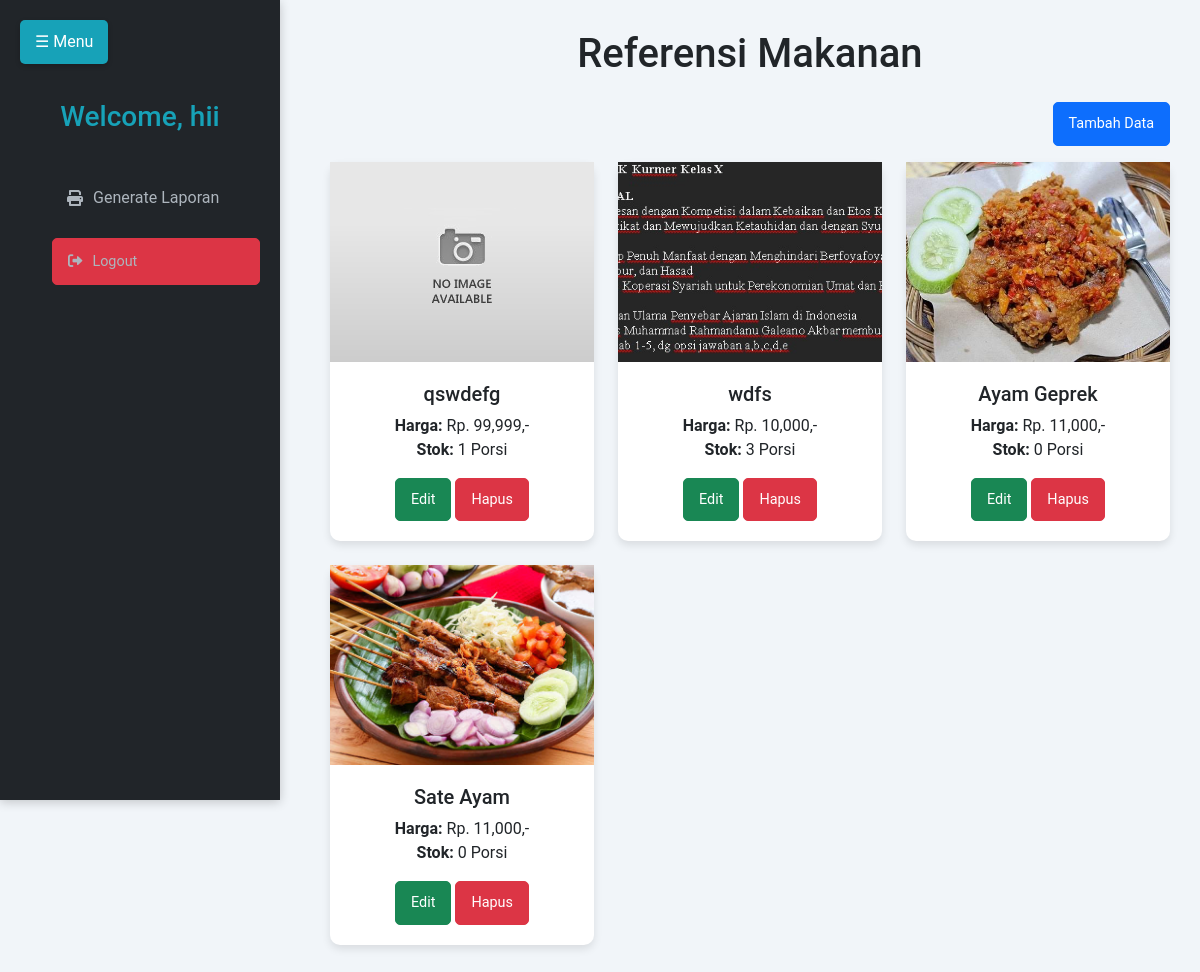
The page /entri_referensi.php (signed in) on the database its author committed.
### tables this page shows
CREATE TABLE `user` (
  `id_user` int(11) NOT NULL,
  `username` varchar(150) NOT NULL,
  `password` varchar(150) NOT NULL,
  `nama_user` varchar(150) NOT NULL,
  `id_level` int(11) NOT NULL,
  `status` varchar(150) NOT NULL
);

CREATE TABLE `masakan` (
  `id_masakan` int(11) NOT NULL,
  `nama_masakan` varchar(150) NOT NULL,
  `harga` varchar(150) NOT NULL,
  `stok` int(11) NOT NULL,
  `status_masakan` varchar(150) NOT NULL,
  `gambar_masakan` varchar(150) NOT NULL
);

### entri_referensi.php (the view, shortened to what this page needs)
<!DOCTYPE html>
<?php
include "connection/koneksi.php";
$id = $_SESSION['id_user'] ?? null;
if (isset($_SESSION['username'])) {
    $query = "SELECT * FROM user NATURAL JOIN level WHERE id_user = $id";
    $sql = mysqli_query($conn, $query);
    if ($sql && $user = mysqli_fetch_array($sql)) {
        $nama_user = $user['nama_user'];
?>
<html lang="en">
<head>
    <link href="https://cdn.jsdelivr.net/npm/bootstrap@5.3.1/dist/css/bootstrap.min.css" rel="stylesheet" />
    <link rel="stylesheet" href="https://cdnjs.cloudflare.com/ajax/libs/font-awesome/6.0.0/css/all.min.css">
</head>
<body>
    <button class="toggle-btn" onclick="toggleSidebar()">☰ Menu</button>
    <div class="sidebar" id="sidebar">
        <h3>Welcome, <?php echo htmlspecialchars($nama_user); ?></h3>
        <ul>
        <?php
        if ($user['id_level'] == 1) {
        ?>
            <a href="beranda.php"><i class="fas fa-home"></i> Beranda</a>
            <a href="entri_referensi.php"><i class="fas fa-utensils"></i> Entri Referensi</a>
            <a href="entri_order.php"><i class="fas fa-shopping-cart"></i> Entri Order</a>
            <a href="entri_transaksi.php"><i class="fas fa-money-bill"></i> Entri Transaksi</a>
            <a href="generate_laporan.php"><i class="fas fa-print"></i> Generate Laporan</a>
        <?php
        } elseif ($user['id_level'] == 2) {
        ?>
            <a href="beranda.php"><i class="fas fa-home"></i> Beranda</a>
            <a href="entri_order.php"><i class="fas fa-shopping-cart"></i> Entri Order</a>
            <a href="generate_laporan.php"><i class="fas fa-print"></i> Generate Laporan</a>
        <?php
        } elseif ($user['id_level'] == 3) {
        ?>
            <a href="entri_transaksi.php"><i class="fas fa-money-bill"></i> Entri Transaksi</a>
            <a href="generate_laporan.php"><i class="fas fa-print"></i> Generate Laporan</a>
        <?php
        } elseif ($user['id_level'] == 4) {
        ?>
            <a href="generate_laporan.php"><i class="fas fa-print"></i> Generate Laporan</a>
        <?php
        } elseif ($user['id_level'] == 5) {
        ?>
            <a href="entri_order.php"><i class="fas fa-shopping-cart"></i> Entri Order</a>
        <?php
        }
        ?>
        <a href="logout.php" class="btn btn-danger w-100 mt-3"><i class="fas fa-sign-out-alt"></i> Logout</a>
    </ul>
  </div>
    <div class="content">
        <h1 class="text-center mb-4">Referensi Makanan</h1>
        <div class="text-end mb-3">
            <a href="tambah_menu.php" class="btn btn-primary">Tambah Data</a>
        </div>
        <div class="row">
            <?php
            $query_data_makanan = "SELECT * FROM masakan ORDER BY id_masakan DESC";
            $sql_data_makanan = mysqli_query($conn, $query_data_makanan);
            while ($makanan = mysqli_fetch_array($sql_data_makanan)) {
                $id_masakan = $makanan['id_masakan'];
                $nama_masakan = $makanan['nama_masakan'];
                $gambar_masakan = $makanan['gambar_masakan'];
                $harga = $makanan['harga'];
                $stok = $makanan['stok'];
            ?>
            <div class="col-md-4 mb-4">
                <div class="card">
                    <img src="gambar/<?php echo htmlspecialchars($gambar_masakan); ?>" alt="<?php echo htmlspecialchars($nama_masakan); ?>">
                    <div class="card-body">
                        <h5 class="card-title"><?php echo htmlspecialchars($nama_masakan); ?></h5>
                        <p class="card-text">
                            <strong>Harga:</strong> Rp. <?php echo number_format($harga); ?>,-<br>
                            <strong>Stok:</strong> <?php echo htmlspecialchars($stok); ?> Porsi
                        </p>
                        <form action="" method="post">
                            <button type="submit" name="edit_menu" value="<?php echo $id_masakan; ?>" class="btn btn-success btn-sm">Edit</button>
                            <button type="submit" name="hapus_menu" value="<?php echo $id_masakan; ?>" class="btn btn-danger btn-sm">Hapus</button>
                        </form>
                    </div>
                </div>
            </div>
            <?php
            }
            ?>
        </div>
    </div>
</body>
</html>
<?php
    }
} else {
    header('location: logout.php');
}
?>

### entri_referensi.php (style rules this page uses)
body { font-family: 'Roboto', sans-serif; background-color: #f1f5f9; overflow-x: hidden; }
.sidebar { height: 100vh; width: 280px; background: #212529; color: #fff; position: fixed; padding: 20px; box-shadow: 0 2px 10px rgba(0, 0, 0, 0.2); transition: transform 0.3s ease; transform: translateX(0); }
.sidebar h3 { text-align: center; margin-top: 80px; margin-bottom: 40px; color: #17a2b8; }
.sidebar a { display: flex; align-items: center; padding: 12px 15px; margin-bottom: 10px; color: #adb5bd; text-decoration: none; border-radius: 5px; transition: background 0.3s ease, color 0.3s ease; }
.sidebar a i { margin-right: 10px; }
.content { margin-left: 300px; padding: 20px; transition: margin-left 0.3s ease; }
.toggle-btn { position: fixed; top: 20px; left: 20px; z-index: 1000; background-color: #17a2b8; color: #fff; border: none; border-radius: 5px; padding: 10px 15px; cursor: pointer; box-shadow: 0 2px 5px rgba(0, 0, 0, 0.2); }
.content { margin-left: 300px; padding: 30px; }
.card { border: none; border-radius: 10px; background: #fff; box-shadow: 0 4px 8px rgba(0, 0, 0, 0.1); transition: transform 0.3s; }
.card img { width: 100%; height: 200px; object-fit: cover; }
.card-body { padding: 20px; text-align: center; }
.btn { font-size: 0.9rem; padding: 10px 15px; border-radius: 5px; }

### rows shown on the page
user: nama_user "hii"
masakan: gambar_masakan (placeholder picture), nama_masakan "qswdefg", harga "99,999", stok "1", $id_masakan 25 (drawn)
masakan: gambar_masakan+nama_masakan (picture), nama_masakan "wdfs", harga "10,000", stok "3", $id_masakan 23 (drawn)
masakan: gambar_masakan+nama_masakan (picture), nama_masakan "Ayam Geprek", harga "11,000", stok "0", $id_masakan 18 (drawn)
masakan: gambar_masakan+nama_masakan (picture), nama_masakan "Sate Ayam", harga "11,000", stok "0", $id_masakan 8 (drawn)
